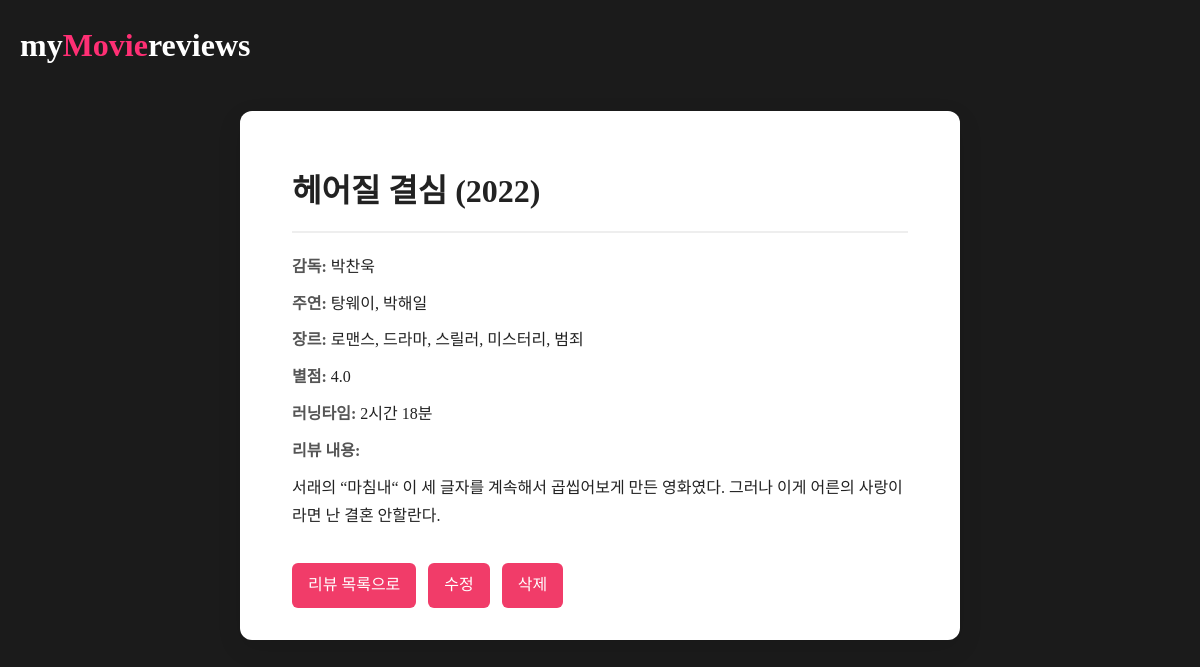
/reviews/1/, run on the app's committed database.
### reviews/models.py (models this page shows, shortened)
class Review(models.Model):
    title = models.CharField(max_length=100)
    release_year = models.IntegerField()
    director = models.CharField(max_length=100)
    actors = models.CharField(max_length=200)
    genre = models.ManyToManyField(Genre)
    rating = models.FloatField(choices=RATING_CHOICES)
    running_time = models.IntegerField(help_text="단위: 분")
    content = models.TextField()

class Genre(models.Model):
    name = models.CharField(max_length=50)

### reviews/views.py (the view)
# urls.py: path('<int:pk>/', views.review_detail, name='review_detail'),
def review_detail(request, pk):
    review = get_object_or_404(Review, pk=pk)
    hours = review.running_time // 60
    minutes = review.running_time % 60
    formatted_runtime = f"{hours}시간 {minutes}분"
    return render(request, 'reviews/review_detail.html', {
        'review' : review,
        'formatted_runtime' : formatted_runtime,
    })

### reviews/templates/reviews/review_detail.html (shortened to what this page needs)
<!DOCTYPE html>
<html lang="ko">
<head>
    {% load static %}
    <link rel="stylesheet" href="{% static 'reviews/style.css' %}">
</head>
<body>
    <h1><a href="{% url 'review_list' %}">my<span>Movie</span>reviews</a></h1>
    <div class="detail-container">
        <h1>{{ review.title }} ({{ review.release_year }}) </h1>
        <p><strong>감독:</strong> {{review.director}} </p>
        <p><strong>주연:</strong> {{review.actors}} </p>
        <p><strong>장르:</strong>
            {% for genre in review.genre.all %}
                {{ genre.name }}{% if not forloop.last %}, {% endif %}
            {% endfor %}
        </p>
        <p><strong>별점:</strong> {{review.rating}} </p>
        <p><strong>러닝타임:</strong> {{ formatted_runtime }} </p>
        <p><strong>리뷰 내용:</strong></p>
        <p>{{ review.content }}</p>
    <div class="detail-buttons">
        <a href="{% url 'review_list' %}"> 리뷰 목록으로 </a>
        <a href="{% url 'review_edit' review.pk %}">수정</a>
        <a href="{% url 'review_delete' review.pk %}">삭제</a>
    </div>
</div>
</body>
</html>

### reviews/static/reviews/style.css (style rules this page uses)
* { margin: 0; padding: 0; box-sizing: border-box; }
body { background-color: #1b1b1b; color: #ffffff; line-height: 1.6; }
h1 { font-size: 2rem; margin: 20px; }
span { color: rgb(255, 47, 116); }
h1 a { text-decoration: none; color: inherit; }
a { text-decoration: none; color: inherit; }
.detail-container { color: #222; max-width: 720px; margin: 40px auto; padding: 32px; background-color: white; border-radius: 12px; box-shadow: 0 8px 24px rgba(0, 0, 0, 0.1); line-height: 1.8; }
.detail-container h1 { font-size: 2rem; margin-bottom: 20px; border-bottom: 2px solid #eee; padding-bottom: 10px; }
.detail-container p { padding: 0 20px; margin: 8px 0; font-size: 1rem; }
.detail-container p strong { display: inline; font-weight: bold; color: #555; }
.detail-buttons { margin-top: 32px; display: flex; gap: 12px; padding: 0 20px; }
.detail-buttons a { padding: 8px 16px; background-color: #f13c69; color: white; text-decoration: none; border-radius: 6px; transition: background-color 0.3s; }

### data on the page
Review: title "헤어질 결심", release_year "2022", director "박찬욱", actors "탕웨이, 박해일", rating "4.0", content "서래의 “마침내“ 이 세 글자를 계속해서 곱씹어보게 만든 영화였다. 그러나 이게 어른의 사랑이라면 난 결혼 안할란다."
Genre: name "로맨스"
Genre: name "드라마"
Genre: name "스릴러"
Genre: name "미스터리"
Genre: name "범죄"
